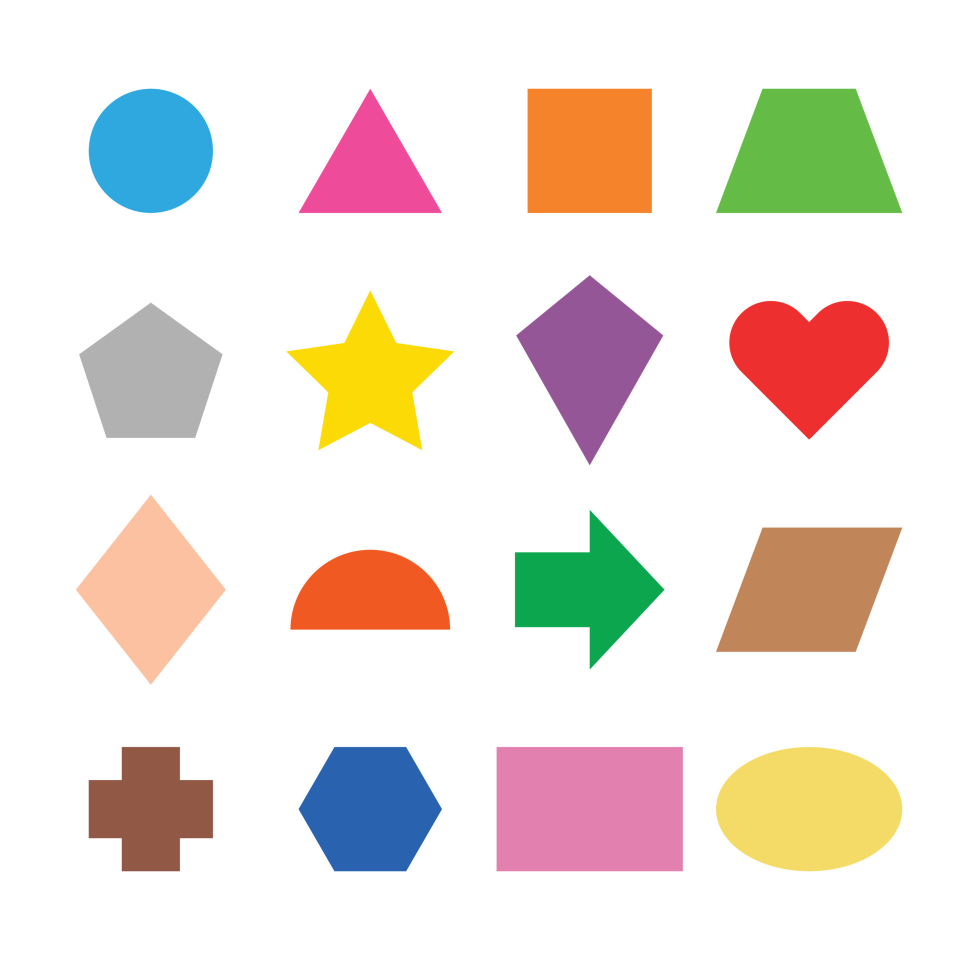
#> input picture labs and exercises/ca asngmnt-3-images-due-4thdec-25/Images assignment (to be submitted)/working/shapes.jpg, 1920 x 1920 px (shown at 1/2 size)
$ jupyter execute 'Lab - Week 11 - working-2.ipynb'   (older library calls are emulated)
#> lines starting #> are read from the running program, lines starting #| are printed output that depends on the picture; after the words box and inside, x2 and y2 are one past the last pixel; in counts of white or black regions, pixels touching at a corner belong together; long printed decimals are rounded
 ## Numerical information extraction from image data

For this lab, we are going to use a basic shapes file. You can download it *here*. Once you have the file you should be able to display if with the code below

[cell 1]
# moved al imports to start as per best practice, so we know what we need in one place
from skimage import io
import numpy as np
import matplotlib.pyplot as plt
from skimage.color import rgb2gray
from skimage import color
from skimage.filters import threshold_otsu
from skimage import measure
from skimage.filters import gaussian
from skimage.measure import regionprops

from skimage import exposure

# read the image in here also and display it
shapes_image = io.imread('shapes.jpg')
#> shapes_image is the input picture: shape (1920, 1920, 3); mean R, G, B 236.1, 226.9, 219.8
io.imshow(shapes_image)

### Task 1 - Basic Measurements (1.5 marks)

For this task, we will try to extract different pieces of information from each shape. For example, area, perimeter and centroid. To do that, we will need to follow a series of steps.

a) Convert the image to grayscale

[cell 2]
# read in the image
shapes_image = io.imread('shapes.jpg')

# craete grey image object using rgb2grey fucntino from skimage.color
grey_image = rgb2gray(shapes_image)

# Display the image
io.imshow(grey_image)

#we pritn the shape of the colour and grey scale image to view the 2D and 3D elements
print(shapes_image.shape)
#| (1920, 1920, 3)
print(grey_image.shape)
#| (1920, 1920)

b) Identify a threshold to separate the images from the background. You can apply the threshold_otsu method, but notice that might not contain all the shapes.

[cell 3]
# Import the otsu threshold function- moved the import to  start of file as best practice
# Load a color image
shapes_image = io.imread('shapes.jpg')

# craete grey image object using rgb2grey fucntino from skimage.color
grey_image = rgb2gray(shapes_image)
plt.hist(grey_image.ravel(), bins=256)
plt.show()
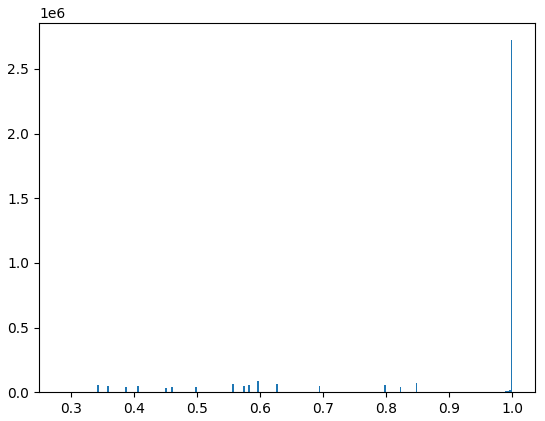
#> figure drawn by matplotlib, 1 panel; tallest bar 2722608 high, from x = 0.997 to 1

# make the image grayscale using rgb2gray
image_gray = rgb2gray(shapes_image)
# obtain the optimal threshold value with otsu
thresh = threshold_otsu(image_gray)
#> thresh = 0.75
print(thresh)
#| 0.7502
# apply thresholding to the image
binary_otsu = image_gray > thresh
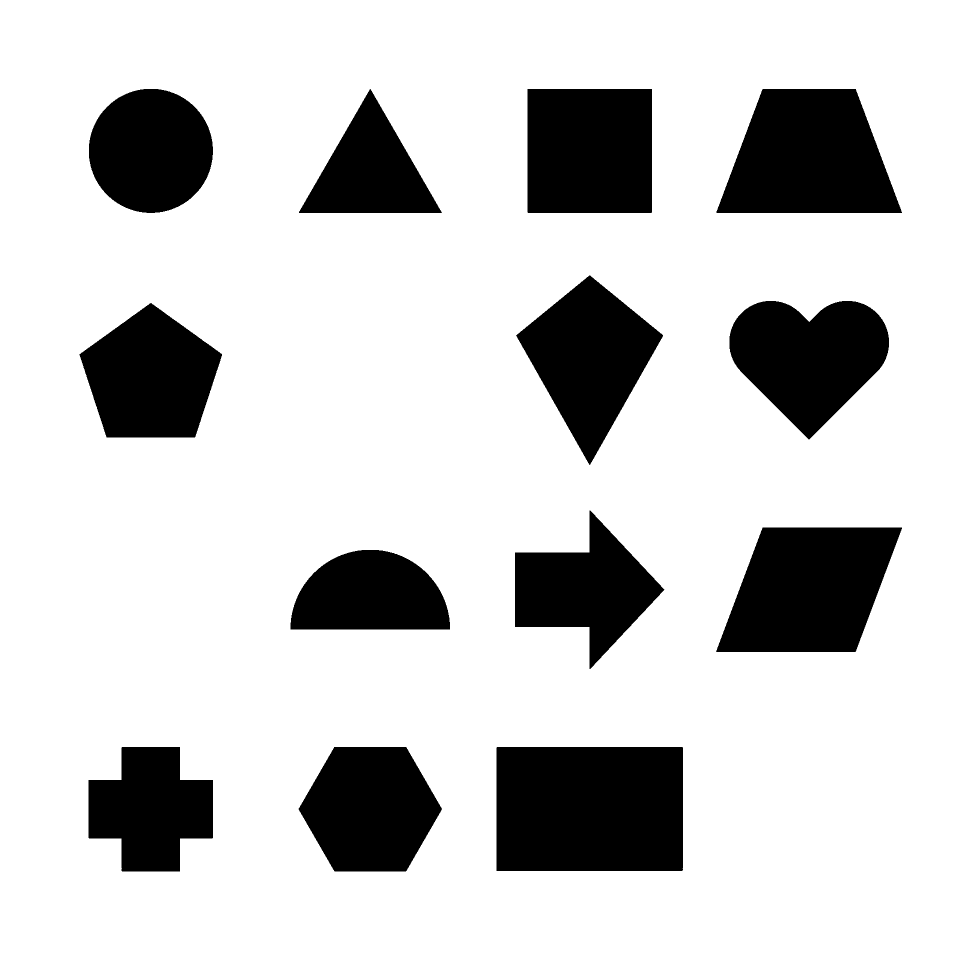
#> binary_otsu: shape (1920, 1920) bool (shown at 1/2 size); 80.2% white; 13 black regions, largest, box (x1, y1, x2, y2) and area: (993, 1494, 1366, 1742) 92499, (1432, 1055, 1804, 1304) 69560, (1433, 178, 1804, 426) 69250
# display the image
io.imshow(binary_otsu)

[cell 4]
shapes_image_png = io.imread('shapes.jpg')

# craete grey image object using rgb2grey fucntino from skimage.color
# tried this with grey scale btu gettgin errors related to no is 3d, grey scale is 2d
# define a white colour mask where all values that are 255, 255, 255
# 255, 255, 255,  = white ad 0,0,0 = black
# axis 2 s 3d, axis = 1 > columns, axis=0 > rows axis  = 2 is to performe the action for all three channels rgb
# this gives us white background and black shapes
# 225 is the optimal value to use here, any value highr get more than 16 regions....
white_col_mask = np.all(shapes_image > 225, axis=2)
#> white_col_mask: shape (1920, 1920) bool; 75.3% white; 16 black regions, largest, box (x1, y1, x2, y2) and area: (993, 1494, 1366, 1743) 92877, (1432, 1494, 1805, 1743) 73107, (1432, 1055, 1805, 1304) 69821

# this will give us the reverse of the white mask, so shapes will appear,so we flip it so shapes have a colour
# use the NOT operator to change true to false
shapes_mask = ~white_col_mask
#> shapes_mask: shape (1920, 1920) bool; 24.7% white; 16 white regions

# just see what was have in the objects
print(white_col_mask)
#> (printed output is left out)
print(shapes_mask)
#> (printed output is left out)

#will plot the two masks so we cna see what we have
fg, ax = plt.subplots(1, 2, figsize=(10,5))

ax[0].imshow(white_col_mask, cmap='grey')
ax[0].set_title("white background Mack")
ax[0].axis('off')

ax[1].imshow(shapes_mask, cmap='grey')
ax[1].set_title("Shapes Mask")
ax[1].axis('off')

plt.show()

c) Using the `measure.label` method, create a labelled image. Note: you might need to use the `connectivity` parameter

[cell 5]
# scikit image > skimage.measure - will help us to define the regions of those shapes
# shoudl ahve 16 labels basically
# https://scikit-image.org/docs/0.25.x/api/skimage.measure.html#skimage.measure.label
# label connected regions of an integer array
# connectivity=None, get an error, use a value of 2?? will make sure neighbours have same colour
# that wll give us label for 16 regions  as have 16 shapes in that image

#apply the label functin to our shapes masked image
labels = measure.label(shapes_mask, connectivity=2)
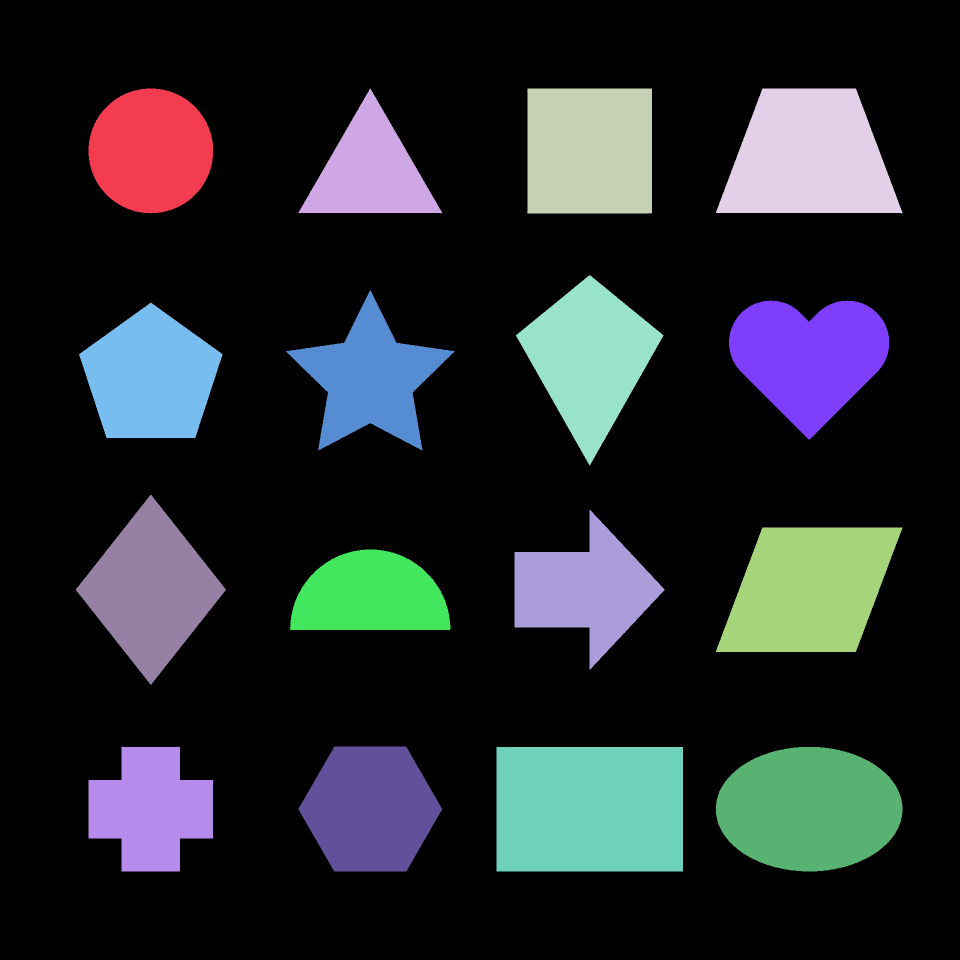
#> labels: shape (1920, 1920) int32 (shown at 1/2 size); 17 distinct labels, from 0 to 16; one colour per label, 0 black
label_values = np.unique(labels)
#> label_values = 17 values from 0 to 16
# make sure label values are as expect
print(label_values)
#| [ 0  1  2  3  4  5  6  7  8  9 10 11 12 13 14 15 16]
# style of pltting can make it harder to see some shapes, gradients etc viridinis for eg and nipy...
plt.imshow(labels, cmap='tab20')
plt.title("labeled regions")
plt.axis('off')
plt.show()

d) Use the `measure.regionprops` passing the labelled image. This method will return a iterable object, with information about each labelled region in the image. Check what are the attributes of each object. Print area, perimeter and centroid.

[cell 6]
# using the labels from above
# goign to knwo area of that shapes_image can see the parameter if we want and the centroids so where it is locate dint he region
# https://scikit-image.org/docs/0.25.x/api/skimage.measure.html#skimage.measure.regionprops

# had to plot these a bti earlier to fix and issue with having 20 + regions , so needed to see where they were actually occuring
# to help troubleshoot the issue
regions = measure.regionprops(labels)
#> regions = 16 regions; largest, box (x1, y1, x2, y2) and area: (993, 1494, 1366, 1743) 92877, (1432, 1494, 1805, 1743) 73107, (1432, 1055, 1805, 1304) 69821, (1432, 177, 1805, 427) 69805, (1054, 177, 1304, 427) 62250
print(regions)
#> (printed output is left out)

fig, ax = plt.subplots(figsize=(10, 5))
plt.imshow(labels, cmap='tab20')
plt.title("labeled egions")
plt.axis('off')

# loop through regions to get cemtroid values then plot them
for r in regions:
    y, x = r.centroid
    ax.text(x, y, str(r.label), color='white', fontsize=14, weight='bold', ha='center', va='center')
#> this loop made 16 passes
#> (y, x) on passes 1 to 8: (301.2, 301.2), (342.3, 740.1), (301.5, 1179), (314.8, 1617.8), (717, 1178.9), (756.9, 740.1), (713.2, 1617.8), (754.3, 301.2)

plt.show()
# wil print otu values aswell so can see the objects values
for prop in regions:
        print(f"====== Region  {prop.label}  =======" )
        print(f"Area =  {prop.area}")
        print(f"Perimeter =  {prop.perimeter}")
        print(f"Centroid =  {prop.centroid}")
        print()
#> this loop made 16 passes
#> (printed output is left out)

e) The label function won't return the labels in any specific order. To identify which shape corresponds to each region, use the centroid value again, and add the image number over the shape. A partial solution is given below.

[cell 7]
# we wl get 1, 5, 10. 7. 3 so to know which one is which this exercise will ask to just plot the image btu add
# label to the graph with number over the shapes_image/ add the label of the region

# the original masked image and the labeled image with label values
fig, axes = plt.subplots(1, 2, figsize=(10, 5))

# Original binary image
axes[0].imshow(shapes_mask, cmap='gray')
axes[0].set_title('Original Binary Image')

# Labeled image with label values overlaid
axes[1].imshow(labels, cmap='nipy_spectral')

# a for lop to get centroid values and add the region number to it
for region in measure.regionprops(labels):

    # get the x, y values of the region centroid pobject
    y, x = region.centroid

    # using the text method for axes, will add the region.label to axes[1]  using the centroid coordinates
    # specify the text characteristics
    axes[1].text(x, y, str(region.label), color='white', fontsize=14, weight='bold', ha='center', va="center")


axes[1].set_title('Labeled Image with Label Values')

plt.tight_layout()
plt.show()

### Task 2 - Intensity Statistics (3 marks)

The mean intensity value of a single color channel provides information about the average brightness or intensity of that specific color within the image or a region of that image. The mean intensity value for a specific channel gives an average measure of the brightness of that color across the entire image. Let's have a look at intensity values for the previous shapes figure.

**a)** Note that in the original figure shapes have different colors. We are going to use `measure.regionprops` again to compute the mean and standard deviation intensity of pixel values for each region. You will need to do that for each color channel.

Hints: Use the `intensity_image` parameter of `regionprops` passing a image with a single color channel. To get a image with a single color channel you can slice the image for all rows and coluns, but a single color channel. Next, You can use the numpy methods `mean` and `std` to get the mean and std from the `intensity_image` attribute returned by regionprops object.

[cell 8]
# play a bti wih the colours
# mean of mean
# std dev of pixel values for each image
# compare these with mean intensity of the shapes_imageme an avleu for reversed mean value for blue mean value for green

# our shapes_image is 3D, we choose the colour with the last valeu
red_channel = shapes_image[:, :, 0]
green_channel = shapes_image[:, :, 1]
blue_channel = shapes_image[:, :, 2]
print(red_channel)
#> (printed output is left out)

# get the region properties
regprop_red = measure.regionprops(labels, intensity_image=red_channel)
#> regprop_red has the same summary as regions
regprop_green = measure.regionprops(labels, intensity_image=green_channel)
#> regprop_green has the same summary as regions
regprop_blue = measure.regionprops(labels, intensity_image=blue_channel)
#> regprop_blue has the same summary as regions
print(regprop_red)
#> (printed output is left out)

# creating emoty list to use in loop to store values to plot them later
mean_red_list = []
mean_green_list = []
mean_blue_list = []

# will loop through each region and calculate the mean colour value and then the std deviation for each value
for i in range(len(regprop_red)):
    # these are list objects, so need to sslect the items through the loop
    prop_red = regprop_red [i]
    prop_green = regprop_green [i]
    prop_blue = regprop_blue[i]

    # the mean red, green, blue channel values, the cloer the number to 255 the strongr the red colour
    mean_red =  prop_red.intensity_image.mean()
    mean_green =  prop_green.intensity_image.mean()
    mean_blue =  prop_blue.intensity_image.mean()

    # the standard deviation, the spread of colour values form - to 255, if low number means all similar colour, if its higher umebr means theres a spread of colours, no one colour is dominant
    std_dev_red = prop_red.intensity_image.std()
    std_dev_green = prop_green.intensity_image.std()
    std_dev_blue = prop_blue.intensity_image.std()

    ## adding list cteration part here for next task part to plto the values
    mean_red_list.append(mean_red)
    mean_green_list.append(mean_green)
    mean_blue_list.append(mean_blue)

    # they all ahve the same label, 1, 2, 4 etc, so will just call out red here and it will apply to green and blue also
    print(f"====== Region  {prop_red.label}  === Mean and Std Dev ====" )
    print(f" Mean  Red =   {mean_red} ")
    print(f" Mean  Green =   {mean_green}")
    print(f" Mean Blue  = {mean_blue}")
    print(f" Std Dev  Red =   {std_dev_red} ")
    print(f" Std Dev  Green =   {std_dev_green}")
    print(f" Std dDv Blue  = {std_dev_blue}")
    print()
#> this loop made 16 passes
#> (mean_red, mean_green, mean_blue, std_dev_red, std_dev_green, std_dev_blue) on passes 1 to 8: (38.07, 131.9, 174.6, 23.81, 69.9, 92.26), (119.3, 38.42, 77.62, 119.1, 39.29, 77.61), (244.1, 131.5, 44.53, 15.51, 11.84, 14.26), (75.55, 140.3, 53.2, 44.37, 81.38, 31.97), (74.71, 43.85, 76.17, 74.65, 44.45, 76.1), (108.6, 94.21, 4.12, 124.7, 108.2, 15.63), (155.2, 31.93, 31.93, 112.8, 26.07, 25.97), (122.6, 122.6, 122.6, 81.96, 81.96, 81.96)
#> (printed output is left out)
#> after the loop, mean_blue_list = [174.6, 77.62, 44.53, 53.2, 76.17, 4.12, 31.93, 122.6, 81.45, 39.44, 67.66, 28.85, 50.25, 132.2, 175.3, 81.81]; mean_green_list = [131.9, 38.42, 131.5, 140.3, 43.85, 94.21, 31.93, 122.6, 97.49, 81.97, 100.5, 71.49, 63.66, 74.86, 128.5, 172.5]; mean_red_list = [38.07, 119.3, 244.1, 75.55, 74.71, 108.6, 155.2, 122.6, 127, 7.49, 144.6, 188.5, 104, 32.38, 226.1, 192.1]

print(f"redlist = {mean_red_list}")
print(f"red std dev = {std_dev_red}")

**b)** Plot three bar charts (one for each color channel) comparing the mean intensity of all shapes. You can create a list with all the mean intensity values to use in the plot.

[cell 9]
# mean of mean
# std dev of pixel valeus for each image
# compare these with mean intensity of the shapes_imagemean avleu for reversedmeand valeu for bleu mean avleuj for green

# created the mean list in the earlier task as had the lop runnign there and was mroe efficient to create the mean colour list in that loop

# x-axis = region numbers (1 to number of shapes)
regions = np.arange(1, len(mean_red_list) + 1)
#> regions = [1, 2, 3, 4, 5, 6, 7, 8, 9, 10, 11, 12, 13, 14, 15, 16]
print(regions)

plt.figure(figsize=(12, 10))

# ---- Red Channel ----
plt.subplot(3, 1, 1)
plt.bar(regions, mean_red_list, color='red')
plt.title("Mean Red Intensityper region")
plt.xlabel("Shape Region Label")
plt.ylabel("Mean Red Intensity")
plt.xticks(regions)

# ---- Green Channel ----
plt.subplot(3, 1, 2)
plt.bar(regions, mean_green_list, color='green')
plt.title("Mean Green Intensity per region")
plt.xlabel("Shape Region Label")
plt.ylabel("Mean Green Intensity")
plt.xticks(regions)

# ---- Blue Channel ----
plt.subplot(3, 1, 3)
plt.bar(regions, mean_blue_list, color='blue')
plt.title("Mean Blue Intensity per region")
plt.xlabel("Shape Region Label")
plt.ylabel("Mean Blue Intensity")
plt.xticks(regions)

plt.tight_layout()
plt.show()
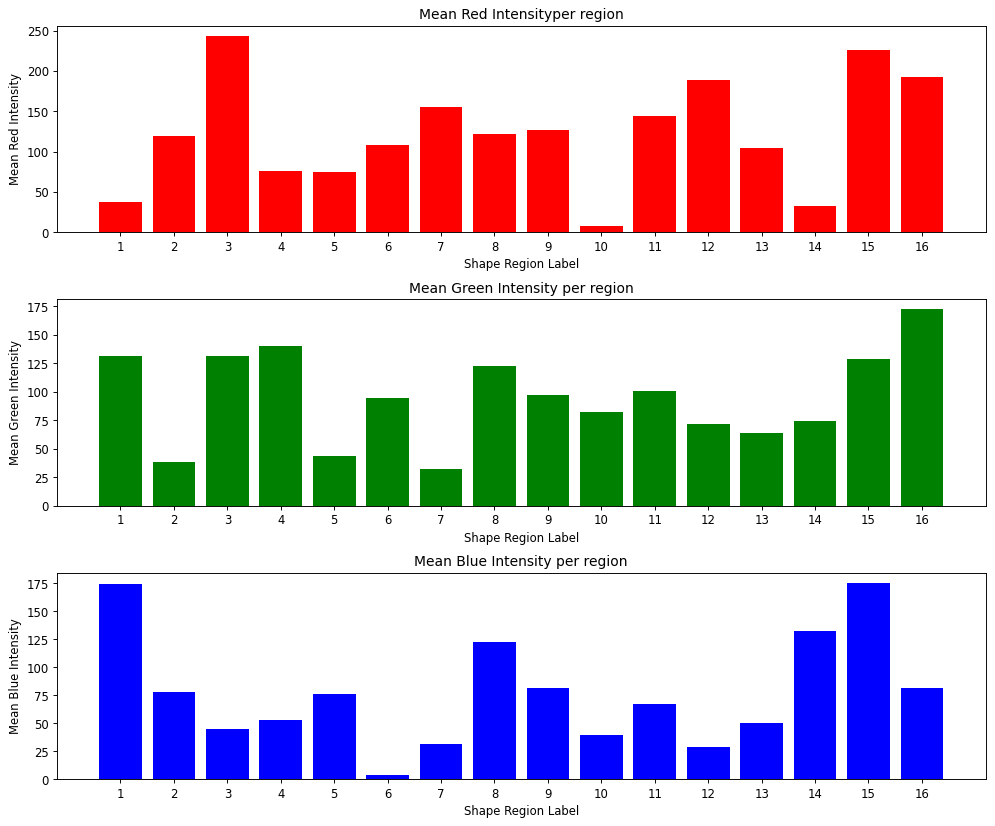
#> figure drawn by matplotlib, 3 panels; panel 1: tallest bar 244.1 high, from x = 2.6 to 3.4; panel 2: tallest bar 172.5 high, from x = 15.6 to 16.4; panel 3: tallest bar 175.3 high, from x = 14.6 to 15.4

### Task 3 - Histogram Analysis (4.5 marks)

Another way to evaluate pixel value information is by histograms.

a) Plot the histogram of pixel values in the red channel for the shape images. We can use [exposure.histogram](https://scikit-image.org/docs/stable/api/skimage.exposure.html#skimage.exposure.histogram) method to extract the histogram array and bin centers of each histogram bin.

[cell 10]
# # https://scikit-image.org/docs/stable/api/skimage.exposure.html#skimage.exposure.histogram

# got ecample from here also > https://stackoverflow.com/questions/44166763/bins-must-increase-monotonically

# # we defined this earlier, so calling again here so awrae of what it is
red_channel = shapes_image[:, :, 0]


# # Extract the red channel from the RGB shapes image
# red_channel = shapes_image[:, :, 0]

# Get histogram data using skimage.exposure.histogram
# runngin exposure.histogram on the red channel array will get us two values,
# the intensity values of each pixel, how manhy ahve zero pixels, how many pixels ahve 1, how many pixels ahve 2 etc
# our image is 0 to 255 values > we get an integer value for each pixel intensity value
# every intensity integer gets its own bin value in a oen to one mapping
# for us here there are always 256 bins >> does nto guess how many bins to use
# its a one to one mapping of intensity to bin
# exposure.histogram neve does this, it always keeps 1 bin per unique integer value
hist, bins = exposure.histogram(red_channel)
#> hist = 256 values, max 2729164 at index 255, min 5 at index 28, mean 14400; bins = 256 values from 0 to 255
#> (the rest of the program and of its run is left out)
